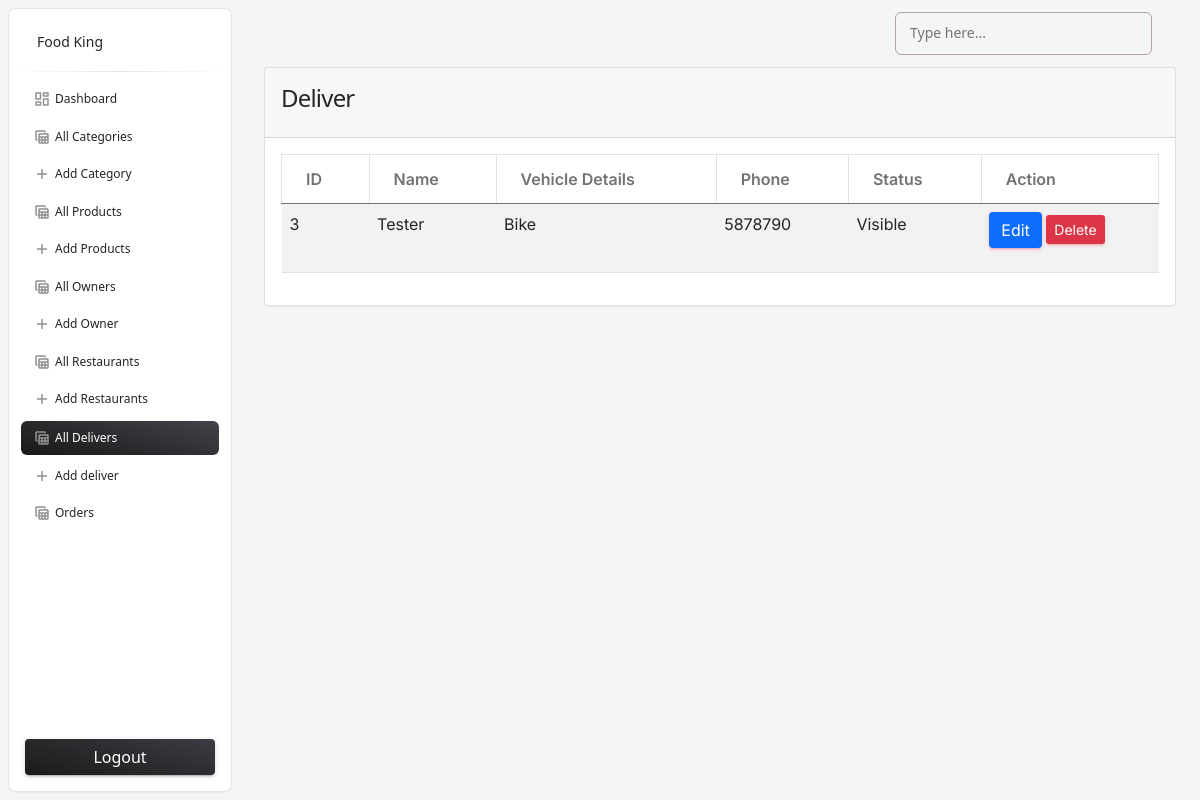
The app's page /admin/delivers.php (signed in) with its own data.
### tables this page shows
CREATE TABLE `delivery_person` (
  `id` int(10) NOT NULL,
  `name` varchar(225) NOT NULL,
  `vehicle_details` varchar(225) NOT NULL,
  `ph_no` varchar(225) NOT NULL,
  `status` int(10) NOT NULL DEFAULT 0
);

### functions/myfunctions.php (called while the page is built, shortened)
<?php
include('../config/dbcon.php');
function getAll($table) {
    global $con;
    $query = "SELECT * FROM $table";
    return $query_run = mysqli_query($con, $query);
}
?>

### admin/delivers.php (the view, shortened to what this page needs)
<?php
include('includes/header.php');
?>
<div class="container">
    <div class="row">
        <div class="col-md-12">
            <div class="card">
                <div class="card-header">
                    <h4>Deliver</h4>
                </div>
                <div class="card-body" id="deliver_table">
                    <table class="table table-bordered table-striped">
                        <thead>
                            <tr>
                                <th>ID</th>
                                <th>Name</th>
                                <th>Vehicle Details</th>
                                <th>Phone</th>
                                <th>Status</th>
                                <th>Action</th>
                            </tr>
                        </thead>
                        <tbody>
                            <?php
                              $deliver = getAll("delivery_person");
                              if(mysqli_num_rows($deliver) > 0)
                              {
                                 foreach($deliver as $item)
                                 {
                                    ?>
                                    <tr>
                                        <td><?= $item['id'];?></td>
                                        <td><?= $item['name'];?></td>
                                        <td><?= $item['vehicle_details'];?></td>
                                        <td><?= $item['ph_no'];?></td>
                                        <td><?= $item['status'] == '0' ? "Visible" : "Hidden"?></td>
                                        <td>
                                            <a href="edit-deliver.php?id=<?= $item['id'];?>" class="btn btn-primary">Edit</a>
                                            <button type="button" class="btn-sm btn btn-danger delete_deliver_btn" value="<?= $item['id'];?>" >Delete</button>
                                        </td>
                                    </tr>
                                    <?php
                                 }
                              }
                              else
                              {
                                echo "No records found";
                              }
                            ?>
                        </tbody>
                    </table>
                </div>
            </div>
        </div>
    </div>
</div>
<?php include('includes/footer.php'); ?>

### records on screen
delivery_person: id "3", name "Tester", vehicle_details "Bike", ph_no "5878790", status "Visible"
